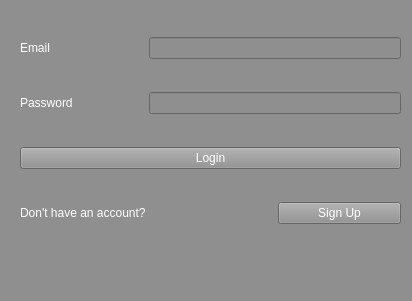
<?xml version="1.0" encoding="UTF-8"?>
<ui version="4.0">
 <class>HT</class>
 <widget class="QMainWindow" name="HT">
  <property name="geometry">
   <rect>
    <x>0</x>
    <y>0</y>
    <width>412</width>
    <height>301</height>
   </rect>
  </property>
  <property name="windowTitle">
   <string>MainWindow</string>
  </property>
  <property name="styleSheet">
   <string notr="true">background-color: rgb(143, 143, 143);
border-color: rgb(69, 46, 182);</string>
  </property>
  <widget class="QWidget" name="centralwidget">
   <widget class="QWidget" name="layoutWidget">
    <property name="geometry">
     <rect>
      <x>20</x>
      <y>10</y>
      <width>381</width>
      <height>241</height>
     </rect>
    </property>
    <layout class="QGridLayout" name="gridLayout">
     <item row="3" column="0" colspan="2">
      <widget class="QLabel" name="label_3">
       <property name="styleSheet">
        <string notr="true">color:rgb(255, 255, 255)</string>
       </property>
       <property name="text">
        <string>Don't have an account?</string>
       </property>
      </widget>
     </item>
     <item row="2" column="0" colspan="3">
      <widget class="QPushButton" name="pushButton">
       <property name="styleSheet">
        <string notr="true">color:rgb(255, 255, 255)</string>
       </property>
       <property name="text">
        <string>Login</string>
       </property>
      </widget>
     </item>
     <item row="3" column="2">
      <widget class="QPushButton" name="signupbutton">
       <property name="styleSheet">
        <string notr="true">color:rgb(255, 255, 255)</string>
       </property>
       <property name="text">
        <string>Sign Up</string>
       </property>
      </widget>
     </item>
     <item row="0" column="0">
      <widget class="QLabel" name="label">
       <property name="styleSheet">
        <string notr="true">color:rgb(255, 255, 255)</string>
       </property>
       <property name="text">
        <string>Email</string>
       </property>
      </widget>
     </item>
     <item row="0" column="1" colspan="2">
      <widget class="QLineEdit" name="email"/>
     </item>
     <item row="1" column="0">
      <widget class="QLabel" name="label_2">
       <property name="styleSheet">
        <string notr="true">color:rgb(255, 255, 255)</string>
       </property>
       <property name="text">
        <string>Password</string>
       </property>
      </widget>
     </item>
     <item row="1" column="1" colspan="2">
      <widget class="QLineEdit" name="lineEdit_2">
       <property name="autoFillBackground">
        <bool>false</bool>
       </property>
       <property name="echoMode">
        <enum>QLineEdit::Password</enum>
       </property>
      </widget>
     </item>
    </layout>
   </widget>
  </widget>
  <widget class="QMenuBar" name="menubar">
   <property name="geometry">
    <rect>
     <x>0</x>
     <y>0</y>
     <width>412</width>
     <height>18</height>
    </rect>
   </property>
  </widget>
  <widget class="QStatusBar" name="statusbar"/>
 </widget>
 <resources/>
 <connections/>
</ui>
